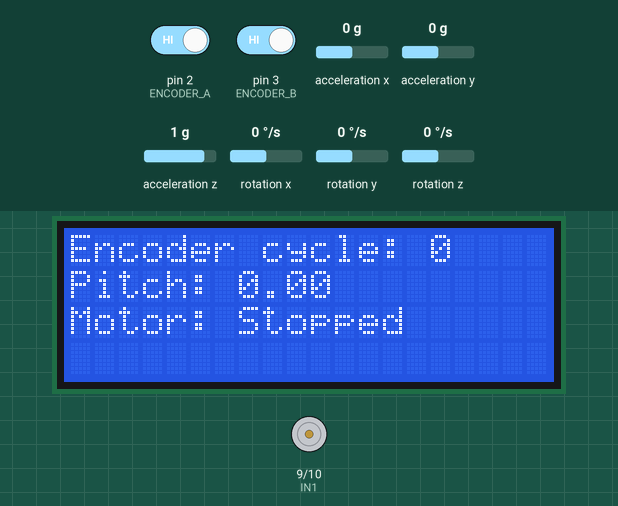
A sketch run on a simulated Arduino Uno, built with avr-gcc and run on an emulated ATmega328P. On the bench: 20×4 character LCD, motor-driver pin pairs drawn as motors (green arrow = first pin HIGH = forward, orange = second pin HIGH = backward, longer = more drive, scaled by the enable pin). Inputs (shaded band) come from the test bench; at power-on: acceleration y 0 g, acceleration z 1 g, pin 2 (ENCODER_A) HIGH, pin 3 (ENCODER_B) HIGH, acceleration x 0 g, rotation x 0 °/s, rotation y 0 °/s, rotation z 0 °/s. What the sketch prints to the serial monitor is not drawn.

Above: at 3.2 s.
3.3 s: acceleration y set to -1.4 g
At 4.2 s:
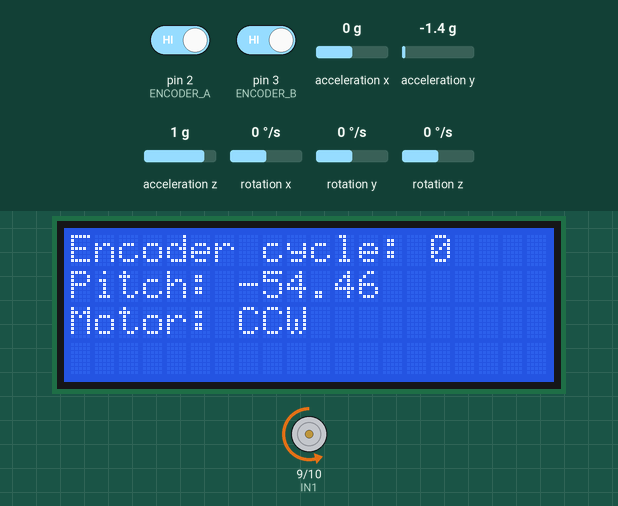
5.1 s: acceleration y set to 0.8 g
At 5.6 s:
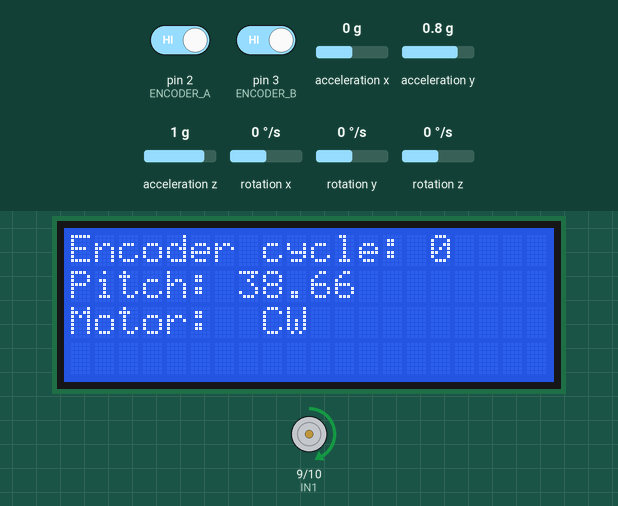
8.1 s: acceleration z set to -1.4 g
At 9.4 s:
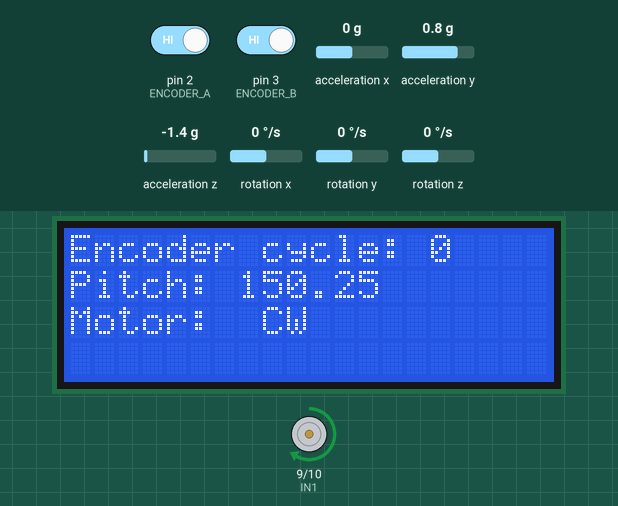
9.7 s: acceleration z set to 0 g
At 10.9 s:
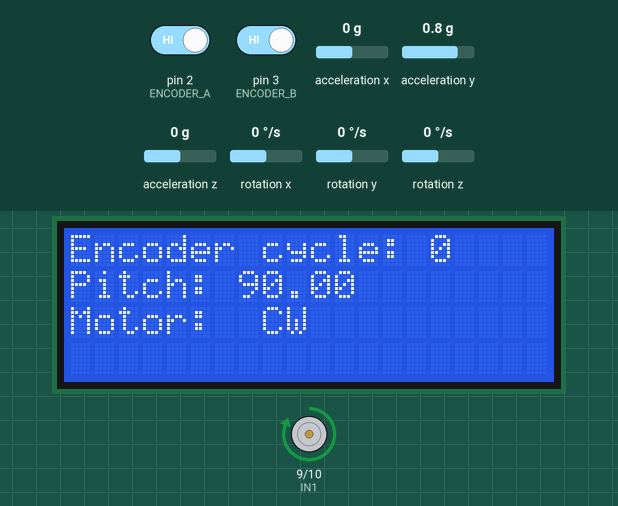
11.2 s: acceleration y set to -0.8 g
At 12.2 s:
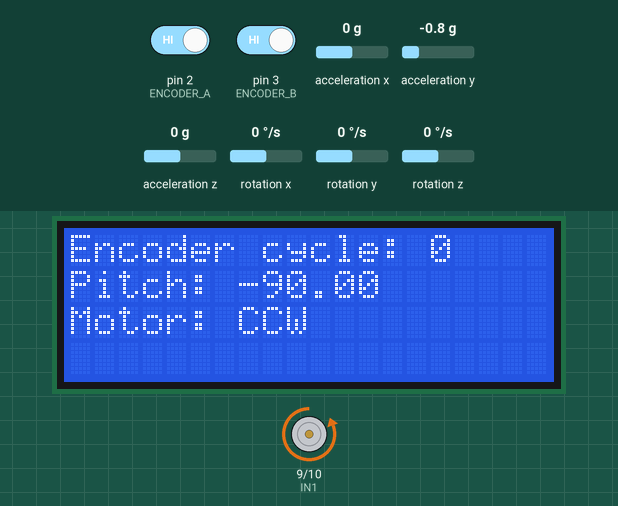
12.8 s: acceleration z set to -0.8 g
At 13.6 s:
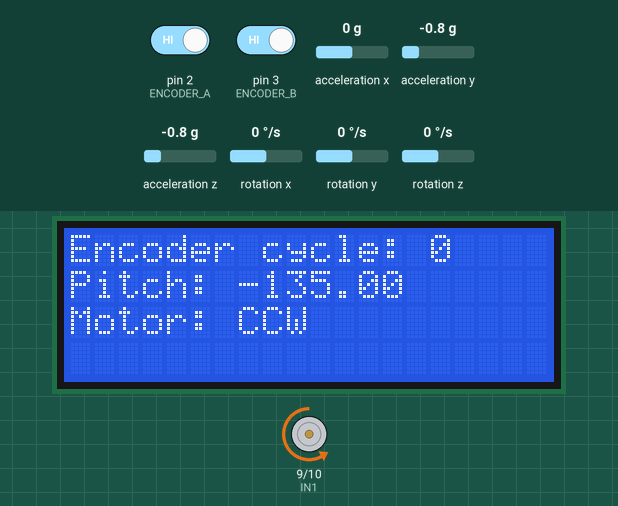
Timing chart, 0 to 15.3 s (numbered marks = the images above; inputs shaded):
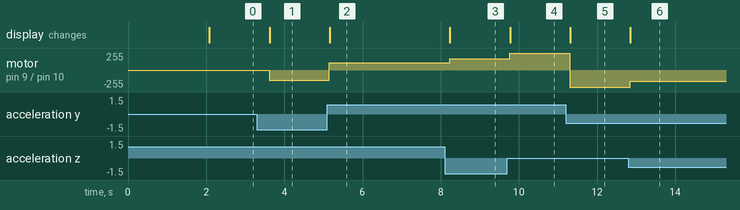

The sketch:

task2_2.ino
```cpp
#include <Wire.h>
#include <MPU6050.h>
#include <LiquidCrystal.h>

// Motor Control Pins
#define ENA 11   // PWM for motor speed
#define IN1 9    // Motor direction pin 1
#define IN2 10   // Motor direction pin 2

// Encoder Pins
#define ENCODER_A 2  // Encoder channel A (Interrupt pin)
#define ENCODER_B 3  // Encoder channel B (Interrupt pin)

// Encoder Variables
volatile long encoderCount = 0;  // Tracks the number of pulses
int lastEncoded = 0;             // Previous encoded state

// Motor Speed and MPU Control Variables
int motorSpeed = 0;              // Motor speed (0-255)
const int maxSpeed = 255;        // Max motor speed

// MPU6050 Object
MPU6050 mpu;

// LCD Pins and Initialization (using standard LiquidCrystal library)
#define RS 4   // Register Select pin
#define E 5    // Enable pin
#define D4 6   // Data Pin 4
#define D5 7   // Data Pin 5
#define D6 8   // Data Pin 6
#define D7 12  // Data Pin 7

LiquidCrystal lcd(RS, E, D4, D5, D6, D7);  // Create LCD object

// Motor State Variables
String motorState = "Stopped";  // Initial motor state

// Function Prototypes
void encoderISR();
void moveMotorForward(int speed);
void moveMotorBackward(int speed);
void stopMotor();

void setup() {
  // Initialize motor pins
  pinMode(IN1, OUTPUT);
  pinMode(IN2, OUTPUT);
  pinMode(ENA, OUTPUT);

  // Initialize encoder pins
  pinMode(ENCODER_A, INPUT_PULLUP);
  pinMode(ENCODER_B, INPUT_PULLUP);

  // Attach interrupts for the encoder
  attachInterrupt(digitalPinToInterrupt(ENCODER_A), encoderISR, CHANGE);
  attachInterrupt(digitalPinToInterrupt(ENCODER_B), encoderISR, CHANGE);

  // Start Serial communication
  Serial.begin(9600);
  Serial.println("System initializing...");

  // Initialize MPU6050
  Wire.begin();
  mpu.initialize();

  if (mpu.testConnection()) {
    Serial.println("MPU6050 connection successful.");
  } else {
    Serial.println("MPU6050 connection failed. Check wiring.");
    while (1);
  }

  // Initialize LCD
  lcd.begin(20, 4);  // Set LCD dimensions (20 columns, 4 rows)
  lcd.clear();       // Clear the LCD screen
  lcd.setCursor(0, 0);
  lcd.print("System initializing...");
  delay(2000);  // Display initialization message for 2 seconds
}

void loop() {
  // Get MPU6050 readings
  int16_t ax, ay, az, gx, gy, gz;
  mpu.getMotion6(&ax, &ay, &az, &gx, &gy, &gz);

  // Calculate tilt in degrees (pitch)
  float pitch = atan2(ay, az) * 180 / PI;

  // Map tilt to motor speed range
  motorSpeed = map(abs(pitch), 0, 90, 0, maxSpeed);

  // Control motor direction based on tilt
  if (pitch > 5) {  // Tilt forward
    moveMotorForward(motorSpeed);
    motorState = " CW";
  } else if (pitch < -5) {  // Tilt backward
    moveMotorBackward(motorSpeed);
    motorState = "CCW";
  } else {
    stopMotor();
    motorState = "Stopped";
  }

  // Update LCD with encoder cycle, pitch, and motor state
  lcd.clear();
  lcd.setCursor(0, 0);
  lcd.print("Encoder cycle: ");
  lcd.print(encoderCount / 815);  // Adjust encoder count for cycles

  lcd.setCursor(0, 1);
  lcd.print("Pitch: ");
  lcd.print(pitch);

  lcd.setCursor(0, 2);
  lcd.print("Motor: ");
  lcd.print(motorState);  // Display motor status

  // Print encoder count, pitch, and motor state to Serial Monitor for debugging
  Serial.print("Encoder cycle: ");
  Serial.print(encoderCount / 815);  // Adjust encoder count for cycles
  Serial.print("\tPitch: ");
  Serial.print(pitch);
  Serial.print("\tMotor: ");
  Serial.println(motorState);

  delay(500);  // Small delay to update the LCD smoothly
}

// Function to move the motor forward
void moveMotorForward(int speed) {
  digitalWrite(IN1, HIGH);
  digitalWrite(IN2, LOW);
  analogWrite(ENA, speed);
}

// Function to move the motor backward
void moveMotorBackward(int speed) {
  digitalWrite(IN1, LOW);
  digitalWrite(IN2, HIGH);
  analogWrite(ENA, speed);
}

// Function to stop the motor
void stopMotor() {
  digitalWrite(IN1, LOW);
  digitalWrite(IN2, LOW);
  analogWrite(ENA, 0);
}

// Interrupt Service Routine for the encoder
void encoderISR() {
  int MSB = digitalRead(ENCODER_A);  // Read encoder channel A
  int LSB = digitalRead(ENCODER_B);  // Read encoder channel B

  int encoded = (MSB << 1) | LSB;    // Combine both signals
  int sum = (lastEncoded << 2) | encoded;  // State transition

  // Determine direction and adjust encoder count
  if (sum == 0b1101 || sum == 0b0100 || sum == 0b0010 || sum == 0b1011) {
    encoderCount++;
  } else if (sum == 0b1110 || sum == 0b0111 || sum == 0b0001 || sum == 0b1000) {
    encoderCount--;
  }

  lastEncoded = encoded;  // Update the last encoded state
}
```

Measured:
- after the input at 3.3 s, motor on pin 9 (IN1) / pin 10 (IN2): stopped → backward 153/255 after 0.31 s; the display: changes after 0.32 s (image 1)
- after the input at 5.1 s, motor on pin 9 (IN1) / pin 10 (IN2): backward 153/255 → forward 107/255 after 0.05 s; the display: changes after 0.06 s (image 2)
- after the input at 8.1 s, motor on pin 9 (IN1) / pin 10 (IN2): forward 107/255 → forward 169/255 after 0.13 s; the display: changes after 0.14 s (image 3)
- after the input at 9.7 s, motor on pin 9 (IN1) / pin 10 (IN2): forward 169/255 → forward 255/255 after 0.07 s; the display: changes after 0.08 s (image 4)
- after the input at 11.2 s, motor on pin 9 (IN1) / pin 10 (IN2): forward 255/255 → backward 255/255 after 0.11 s; the display: changes after 0.11 s (image 5)
- after the input at 12.8 s, motor on pin 9 (IN1) / pin 10 (IN2): backward 255/255 → backward 169/255 at once; the display: changes after 0.05 s (image 6)
